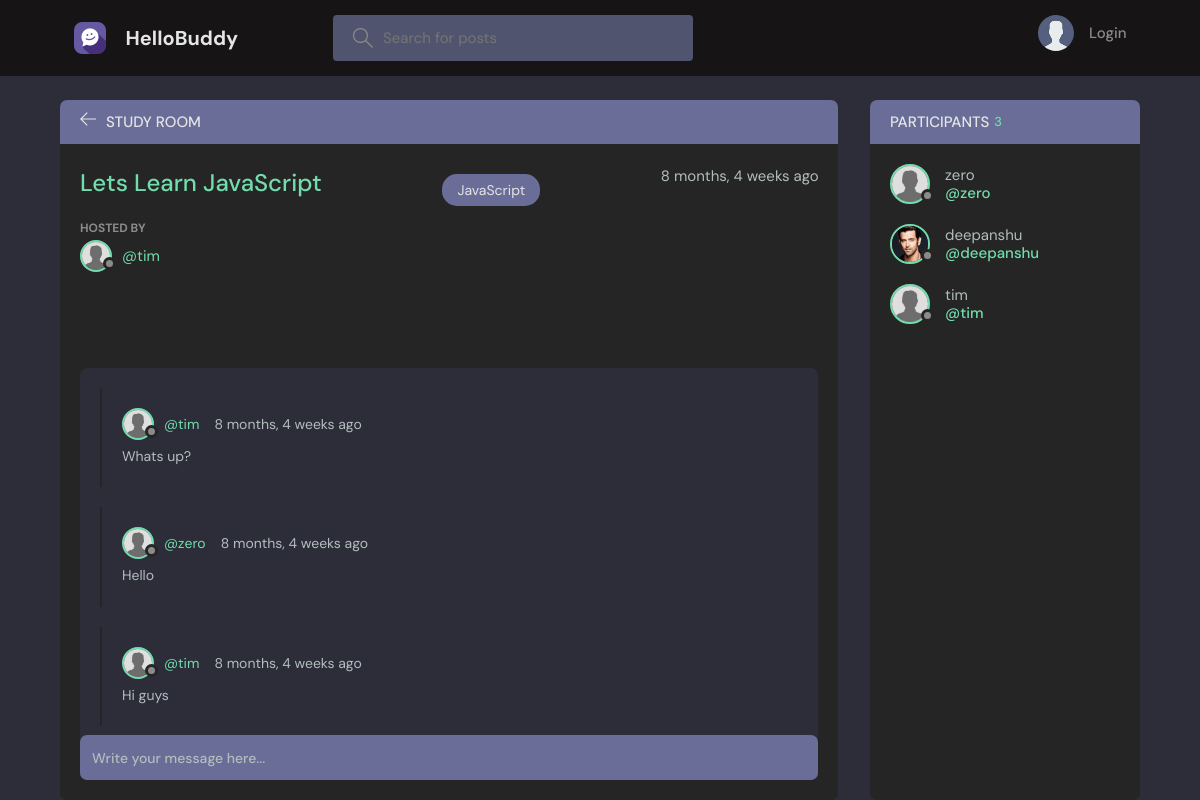
/room/8/, run on the app's committed database.
### base/models.py (models this page shows, shortened)
class Room(models.Model):
    host=models.ForeignKey(User,on_delete=models.SET_NULL,null=True)
    topic=models.ForeignKey(Topic,on_delete=models.SET_NULL,null=True) #topics have mulitple room but room have single topic
    name=models.CharField(max_length=200)
    description=models.TextField(null=True,blank=True) #Means db cant have model here without this value havingsomehing in it os it cant be blank
    participants=models.ManyToManyField(User,related_name='participants',blank=True)
    updated=models.DateTimeField(auto_now=True)
    created=models.DateTimeField(auto_now_add=True) #Initial time stamp
    class Meta:
        ordering=['-updated','-created']

class Topic(models.Model):
    name=models.CharField(max_length=200)
    def __str__(self):
        return self.name

class Message(models.Model):
    user=models.ForeignKey(User,on_delete=models.CASCADE)
    room=models.ForeignKey(Room,on_delete=models.CASCADE)#specify parent name for relationship CASCADE=when parents delete simply dlt all the message in the room
    body=models.TextField()
    updated=models.DateTimeField(auto_now=True)
    created=models.DateTimeField(auto_now_add=True)
    class Meta:
        ordering=['-updated','-created']

class Profile(models.Model):
    user = models.OneToOneField(User, on_delete=models.CASCADE)
    avatar = models.ImageField(default='default.jpg', upload_to='profile_images')
    bio = models.TextField()

### base/views.py (the view, shortened to what this page needs)
# urls.py: path('room/<str:pk>/',views.room,name="room"), #pk=primary key
def room(request,pk):
    room=Room.objects.get(id=pk) #get by unique value
    room_messages=room.message_set.all() #query child objects of specific rooms,descending order newest first because of META in models that we made
    participants=room.participants.all()
    context={'room':room,'room_messages': room_messages,'participants':participants}
    return render(request,'base/room.html',context)

### base/templates/base/room.html (shortened to what this page needs)
{% extends 'main.html' %}
{% block content %}
{% load static %}
    <main class="profile-page layout layout--2">
      <div class="container">
        <div class="room">
          <div class="room__top">
            <div class="room__topLeft">
              <a href="{% url 'home' %}">
                <svg version="1.1" xmlns="http://www.w3.org/2000/svg" width="32" height="32" viewBox="0 0 32 32">
                  <title>arrow-left</title>
                  <path
                    d="M13.723 2.286l-13.723 13.714 13.719 13.714 1.616-1.611-10.96-10.96h27.625v-2.286h-27.625l10.965-10.965-1.616-1.607z"
                  ></path>
                </svg>
              </a>
              <h3>Study Room</h3>
            </div>
        </div>
          <div class="room__box scroll">
            <div class="room__header scroll">
              <div class="room__info">
                <h3>{{room.name}}</h3>
                <span class="room__topics">{{room.topic}}</span>
                <span>{{room.created|timesince}} ago</span>
              </div>
              <div class="room__hosted">
                <p>Hosted By</p>
                <a href="{% url 'user-profile' room.host.id %}" class="room__author">
                  <div class="avatar avatar--small">
                    {% if room.host.profile.avatar %}
                    <img src="{{ room.host.profile.avatar.url }}" style:"height:50px; width:50px" />
                    {% else %}
                    <img src="{% static 'base/images/default.jpg' %}" style:"height:50px; width:50px"/>
                    {% endif %}
                  </div>
                  <span>@{{room.host.username}}</span>
                </a>
              </div>
            </div>
            <div class="room__conversation">
              <div class="threads scroll">
                {% for message in room_messages %}
                <div class="thread">
                  <div class="thread__top">
                    <div class="thread__author">
                      <a href="{% url 'user-profile' message.user.id %}" class="thread__authorInfo">
                        <div class="avatar avatar--small">
                          {% if message.user.profile.avatar %}
                          <img src="{{ message.user.profile.avatar.url }}" style:"height:50px; width:50px" />
                          {% else %}
                          <img src="{% static 'base/images/default.jpg' %}" style:"height:50px; width:50px"/>
                          {% endif %}
                        </div>
                        <span>@{{message.user.username}}</span>
                      </a>
                      <span class="thread__date">{{message.created|timesince}} ago</span>
                    </div>
                  </div>
                  <div class="thread__details">
                    {{message.body}}
                  </div>
                </div>
                {% endfor %}
              </div>
            </div>
          </div>
          <div class="room__message">
            <form action="" method="POST" >
              <input name="body" placeholder="Write your message here..." />
            </form>
          </div>
        </div>
        <div class="participants">
          <h3 class="participants__top">Participants <span>{{participants.count}}</span></h3>
          <div class="participants__list scroll">
          {% for user in participants %}
            <a href="{% url 'user-profile' user.id %}" class="participant">
              <div class="avatar avatar--medium">
                    {% if user.profile.avatar %}
                    <img src="{{ user.profile.avatar.url }}" style:"height:50px; width:50px" />
                    {% else %}
                    <img src="{% static 'base/images/default.jpg' %}" style:"height:50px; width:50px"/>
                    {% endif %}
              </div>
              <p>
                {{user.username}}
                <span>@{{user.username}}</span>
              </p>
            </a>
            {% endfor %}
          </div>
        </div>
      </div>
    </main>
{% endblock content %}

### data on the page
Room: name "Lets Learn JavaScript", topic "JavaScript", created "8 months, 4 weeks", host.username "tim"
Message: user.username "tim", created "8 months, 4 weeks", body "Whats up?"
Message: user.profile.avatar (placeholder picture), user.username "zero", created "8 months, 4 weeks", body "Hello"
Message: user.username "tim", created "8 months, 4 weeks", body "Hi guys"

### other printed values
{{ participants.count }} "3"
{{ user.username }} "zero"
{{ user.username }} "deepanshu"
{{ user.username }} "tim"
